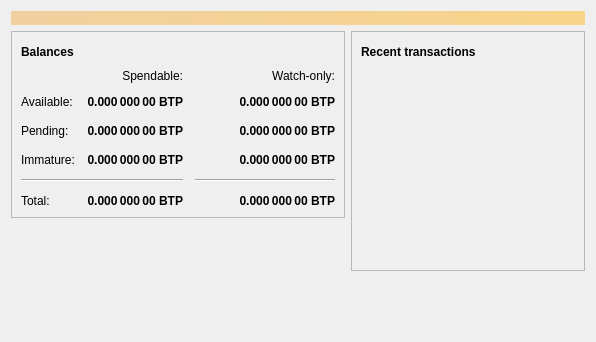
<?xml version="1.0" encoding="UTF-8"?>
<ui version="4.0">
 <class>OverviewPage</class>
 <widget class="QWidget" name="OverviewPage">
  <property name="geometry">
   <rect>
    <x>0</x>
    <y>0</y>
    <width>596</width>
    <height>342</height>
   </rect>
  </property>
  <property name="windowTitle">
   <string>Form</string>
  </property>
  <layout class="QVBoxLayout" name="topLayout">
   <item>
    <widget class="QLabel" name="labelAlerts">
     <property name="visible">
      <bool>false</bool>
     </property>
     <property name="styleSheet">
      <string notr="true">QLabel { background-color: qlineargradient(x1: 0, y1: 0, x2: 1, y2: 0, stop:0 #F0D0A0, stop:1 #F8D488); color:#000000; }</string>
     </property>
     <property name="wordWrap">
      <bool>true</bool>
     </property>
     <property name="margin">
      <number>3</number>
     </property>
     <property name="textInteractionFlags">
      <set>Qt::TextSelectableByMouse</set>
     </property>
    </widget>
   </item>
   <item>
    <layout class="QHBoxLayout" name="horizontalLayout" stretch="1,1">
     <item>
      <layout class="QVBoxLayout" name="verticalLayout_2">
       <item>
        <widget class="QFrame" name="frame">
         <property name="frameShape">
          <enum>QFrame::StyledPanel</enum>
         </property>
         <property name="frameShadow">
          <enum>QFrame::Raised</enum>
         </property>
         <layout class="QVBoxLayout" name="verticalLayout_4">
          <item>
           <layout class="QHBoxLayout" name="horizontalLayout_4">
            <item>
             <widget class="QLabel" name="label_5">
              <property name="font">
               <font>
                <weight>75</weight>
                <bold>true</bold>
               </font>
              </property>
              <property name="text">
               <string>Balances</string>
              </property>
             </widget>
            </item>
            <item>
             <widget class="QPushButton" name="labelWalletStatus">
              <property name="enabled">
               <bool>true</bool>
              </property>
              <property name="maximumSize">
               <size>
                <width>30</width>
                <height>16777215</height>
               </size>
              </property>
              <property name="toolTip">
               <string>The displayed information may be out of date. Your wallet automatically synchronizes with the Litecoin network after a connection is established, but this process has not completed yet.</string>
              </property>
              <property name="text">
               <string/>
              </property>
              <property name="icon">
               <iconset resource="../bitcoin.qrc">
                <normaloff>:/icons/warning</normaloff>
                <disabledoff>:/icons/warning</disabledoff>:/icons/warning</iconset>
              </property>
              <property name="iconSize">
               <size>
                <width>24</width>
                <height>24</height>
               </size>
              </property>
              <property name="flat">
               <bool>true</bool>
              </property>
             </widget>
            </item>
            <item>
             <spacer name="horizontalSpacer_3">
              <property name="orientation">
               <enum>Qt::Horizontal</enum>
              </property>
              <property name="sizeHint" stdset="0">
               <size>
                <width>40</width>
                <height>20</height>
               </size>
              </property>
             </spacer>
            </item>
           </layout>
          </item>
          <item>
           <layout class="QGridLayout" name="gridLayout">
            <property name="spacing">
             <number>12</number>
            </property>
            <item row="2" column="2">
             <widget class="QLabel" name="labelWatchPending">
              <property name="font">
               <font>
                <weight>75</weight>
                <bold>true</bold>
               </font>
              </property>
              <property name="cursor">
               <cursorShape>IBeamCursor</cursorShape>
              </property>
              <property name="toolTip">
               <string>Unconfirmed transactions to watch-only addresses</string>
              </property>
              <property name="text">
               <string notr="true">0.000 000 00 BTP</string>
              </property>
              <property name="alignment">
               <set>Qt::AlignRight|Qt::AlignTrailing|Qt::AlignVCenter</set>
              </property>
              <property name="textInteractionFlags">
               <set>Qt::LinksAccessibleByMouse|Qt::TextSelectableByKeyboard|Qt::TextSelectableByMouse</set>
              </property>
             </widget>
            </item>
            <item row="2" column="1">
             <widget class="QLabel" name="labelUnconfirmed">
              <property name="font">
               <font>
                <weight>75</weight>
                <bold>true</bold>
               </font>
              </property>
              <property name="cursor">
               <cursorShape>IBeamCursor</cursorShape>
              </property>
              <property name="toolTip">
               <string>Total of transactions that have yet to be confirmed, and do not yet count toward the spendable balance</string>
              </property>
              <property name="text">
               <string notr="true">0.000 000 00 BTP</string>
              </property>
              <property name="alignment">
               <set>Qt::AlignRight|Qt::AlignTrailing|Qt::AlignVCenter</set>
              </property>
              <property name="textInteractionFlags">
               <set>Qt::LinksAccessibleByMouse|Qt::TextSelectableByKeyboard|Qt::TextSelectableByMouse</set>
              </property>
             </widget>
            </item>
            <item row="3" column="2">
             <widget class="QLabel" name="labelWatchImmature">
              <property name="font">
               <font>
                <weight>75</weight>
                <bold>true</bold>
               </font>
              </property>
              <property name="cursor">
               <cursorShape>IBeamCursor</cursorShape>
              </property>
              <property name="toolTip">
               <string>Mined balance in watch-only addresses that has not yet matured</string>
              </property>
              <property name="text">
               <string notr="true">0.000 000 00 BTP</string>
              </property>
              <property name="alignment">
               <set>Qt::AlignRight|Qt::AlignTrailing|Qt::AlignVCenter</set>
              </property>
              <property name="textInteractionFlags">
               <set>Qt::LinksAccessibleByMouse|Qt::TextSelectableByKeyboard|Qt::TextSelectableByMouse</set>
              </property>
             </widget>
            </item>
            <item row="4" column="0" colspan="2">
             <widget class="Line" name="line">
              <property name="orientation">
               <enum>Qt::Horizontal</enum>
              </property>
             </widget>
            </item>
            <item row="4" column="2">
             <widget class="Line" name="lineWatchBalance">
              <property name="sizePolicy">
               <sizepolicy hsizetype="Preferred" vsizetype="Fixed">
                <horstretch>0</horstretch>
                <verstretch>0</verstretch>
               </sizepolicy>
              </property>
              <property name="minimumSize">
               <size>
                <width>140</width>
                <height>0</height>
               </size>
              </property>
              <property name="orientation">
               <enum>Qt::Horizontal</enum>
              </property>
             </widget>
            </item>
            <item row="5" column="0">
             <widget class="QLabel" name="labelTotalText">
              <property name="text">
               <string>Total:</string>
              </property>
             </widget>
            </item>
            <item row="3" column="1">
             <widget class="QLabel" name="labelImmature">
              <property name="font">
               <font>
                <weight>75</weight>
                <bold>true</bold>
               </font>
              </property>
              <property name="cursor">
               <cursorShape>IBeamCursor</cursorShape>
              </property>
              <property name="toolTip">
               <string>Mined balance that has not yet matured</string>
              </property>
              <property name="text">
               <string notr="true">0.000 000 00 BTP</string>
              </property>
              <property name="alignment">
               <set>Qt::AlignRight|Qt::AlignTrailing|Qt::AlignVCenter</set>
              </property>
              <property name="textInteractionFlags">
               <set>Qt::LinksAccessibleByMouse|Qt::TextSelectableByKeyboard|Qt::TextSelectableByMouse</set>
              </property>
             </widget>
            </item>
            <item row="2" column="3">
             <spacer name="horizontalSpacer_2">
              <property name="orientation">
               <enum>Qt::Horizontal</enum>
              </property>
              <property name="sizeHint" stdset="0">
               <size>
                <width>40</width>
                <height>20</height>
               </size>
              </property>
             </spacer>
            </item>
            <item row="3" column="0">
             <widget class="QLabel" name="labelImmatureText">
              <property name="text">
               <string>Immature:</string>
              </property>
             </widget>
            </item>
            <item row="5" column="1">
             <widget class="QLabel" name="labelTotal">
              <property name="font">
               <font>
                <weight>75</weight>
                <bold>true</bold>
               </font>
              </property>
              <property name="cursor">
               <cursorShape>IBeamCursor</cursorShape>
              </property>
              <property name="toolTip">
               <string>Your current total balance</string>
              </property>
              <property name="text">
               <string notr="true">0.000 000 00 BTP</string>
              </property>
              <property name="alignment">
               <set>Qt::AlignRight|Qt::AlignTrailing|Qt::AlignVCenter</set>
              </property>
              <property name="textInteractionFlags">
               <set>Qt::LinksAccessibleByMouse|Qt::TextSelectableByKeyboard|Qt::TextSelectableByMouse</set>
              </property>
             </widget>
            </item>
            <item row="5" column="2">
             <widget class="QLabel" name="labelWatchTotal">
              <property name="font">
               <font>
                <weight>75</weight>
                <bold>true</bold>
               </font>
              </property>
              <property name="cursor">
               <cursorShape>IBeamCursor</cursorShape>
              </property>
              <property name="toolTip">
               <string>Current total balance in watch-only addresses</string>
              </property>
              <property name="text">
               <string notr="true">0.000 000 00 BTP</string>
              </property>
              <property name="alignment">
               <set>Qt::AlignRight|Qt::AlignTrailing|Qt::AlignVCenter</set>
              </property>
              <property name="textInteractionFlags">
               <set>Qt::LinksAccessibleByMouse|Qt::TextSelectableByKeyboard|Qt::TextSelectableByMouse</set>
              </property>
             </widget>
            </item>
            <item row="0" column="2">
             <widget class="QLabel" name="labelWatchonly">
              <property name="text">
               <string>Watch-only:</string>
              </property>
              <property name="alignment">
               <set>Qt::AlignRight|Qt::AlignTrailing|Qt::AlignVCenter</set>
              </property>
             </widget>
            </item>
            <item row="1" column="0">
             <widget class="QLabel" name="labelBalanceText">
              <property name="text">
               <string>Available:</string>
              </property>
             </widget>
            </item>
            <item row="1" column="1">
             <widget class="QLabel" name="labelBalance">
              <property name="font">
               <font>
                <weight>75</weight>
                <bold>true</bold>
               </font>
              </property>
              <property name="cursor">
               <cursorShape>IBeamCursor</cursorShape>
              </property>
              <property name="toolTip">
               <string>Your current spendable balance</string>
              </property>
              <property name="text">
               <string notr="true">0.000 000 00 BTP</string>
              </property>
              <property name="alignment">
               <set>Qt::AlignRight|Qt::AlignTrailing|Qt::AlignVCenter</set>
              </property>
              <property name="textInteractionFlags">
               <set>Qt::LinksAccessibleByMouse|Qt::TextSelectableByKeyboard|Qt::TextSelectableByMouse</set>
              </property>
             </widget>
            </item>
            <item row="1" column="2">
             <widget class="QLabel" name="labelWatchAvailable">
              <property name="font">
               <font>
                <weight>75</weight>
                <bold>true</bold>
               </font>
              </property>
              <property name="cursor">
               <cursorShape>IBeamCursor</cursorShape>
              </property>
              <property name="toolTip">
               <string>Your current balance in watch-only addresses</string>
              </property>
              <property name="text">
               <string notr="true">0.000 000 00 BTP</string>
              </property>
              <property name="alignment">
               <set>Qt::AlignRight|Qt::AlignTrailing|Qt::AlignVCenter</set>
              </property>
              <property name="textInteractionFlags">
               <set>Qt::LinksAccessibleByMouse|Qt::TextSelectableByKeyboard|Qt::TextSelectableByMouse</set>
              </property>
             </widget>
            </item>
            <item row="2" column="0">
             <widget class="QLabel" name="labelPendingText">
              <property name="text">
               <string>Pending:</string>
              </property>
             </widget>
            </item>
            <item row="0" column="1">
             <widget class="QLabel" name="labelSpendable">
              <property name="text">
               <string>Spendable:</string>
              </property>
              <property name="alignment">
               <set>Qt::AlignRight|Qt::AlignTrailing|Qt::AlignVCenter</set>
              </property>
             </widget>
            </item>
           </layout>
          </item>
         </layout>
        </widget>
       </item>
       <item>
        <spacer name="verticalSpacer">
         <property name="orientation">
          <enum>Qt::Vertical</enum>
         </property>
         <property name="sizeHint" stdset="0">
          <size>
           <width>20</width>
           <height>40</height>
          </size>
         </property>
        </spacer>
       </item>
      </layout>
     </item>
     <item>
      <layout class="QVBoxLayout" name="verticalLayout_3">
       <item>
        <widget class="QFrame" name="frame_2">
         <property name="frameShape">
          <enum>QFrame::StyledPanel</enum>
         </property>
         <property name="frameShadow">
          <enum>QFrame::Raised</enum>
         </property>
         <layout class="QVBoxLayout" name="verticalLayout">
          <item>
           <layout class="QHBoxLayout" name="horizontalLayout_2">
            <item>
             <widget class="QLabel" name="label_4">
              <property name="font">
               <font>
                <weight>75</weight>
                <bold>true</bold>
               </font>
              </property>
              <property name="text">
               <string>Recent transactions</string>
              </property>
             </widget>
            </item>
            <item>
             <widget class="QPushButton" name="labelTransactionsStatus">
              <property name="enabled">
               <bool>true</bool>
              </property>
              <property name="maximumSize">
               <size>
                <width>30</width>
                <height>16777215</height>
               </size>
              </property>
              <property name="toolTip">
               <string>The displayed information may be out of date. Your wallet automatically synchronizes with the Litecoin network after a connection is established, but this process has not completed yet.</string>
              </property>
              <property name="text">
               <string/>
              </property>
              <property name="icon">
               <iconset resource="../bitcoin.qrc">
                <normaloff>:/icons/warning</normaloff>
                <disabledoff>:/icons/warning</disabledoff>:/icons/warning</iconset>
              </property>
              <property name="iconSize">
               <size>
                <width>24</width>
                <height>24</height>
               </size>
              </property>
              <property name="flat">
               <bool>true</bool>
              </property>
             </widget>
            </item>
            <item>
             <spacer name="horizontalSpacer">
              <property name="orientation">
               <enum>Qt::Horizontal</enum>
              </property>
              <property name="sizeHint" stdset="0">
               <size>
                <width>40</width>
                <height>20</height>
               </size>
              </property>
             </spacer>
            </item>
           </layout>
          </item>
          <item>
           <widget class="QListView" name="listTransactions">
            <property name="styleSheet">
             <string notr="true">QListView { background: transparent; }</string>
            </property>
            <property name="frameShape">
             <enum>QFrame::NoFrame</enum>
            </property>
            <property name="verticalScrollBarPolicy">
             <enum>Qt::ScrollBarAlwaysOff</enum>
            </property>
            <property name="horizontalScrollBarPolicy">
             <enum>Qt::ScrollBarAlwaysOff</enum>
            </property>
            <property name="selectionMode">
             <enum>QAbstractItemView::NoSelection</enum>
            </property>
           </widget>
          </item>
         </layout>
        </widget>
       </item>
       <item>
        <spacer name="verticalSpacer_2">
         <property name="orientation">
          <enum>Qt::Vertical</enum>
         </property>
         <property name="sizeHint" stdset="0">
          <size>
           <width>20</width>
           <height>40</height>
          </size>
         </property>
        </spacer>
       </item>
      </layout>
     </item>
    </layout>
   </item>
  </layout>
 </widget>
 <resources/>
 <connections/>
</ui>
